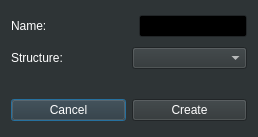
<?xml version="1.0" encoding="UTF-8"?>
<ui version="4.0">
 <class>AddDataStructure</class>
 <widget class="QDialog" name="AddDataStructure">
  <property name="windowModality">
   <enum>Qt::ApplicationModal</enum>
  </property>
  <property name="geometry">
   <rect>
    <x>0</x>
    <y>0</y>
    <width>258</width>
    <height>137</height>
   </rect>
  </property>
  <property name="sizePolicy">
   <sizepolicy hsizetype="Fixed" vsizetype="Fixed">
    <horstretch>0</horstretch>
    <verstretch>0</verstretch>
   </sizepolicy>
  </property>
  <property name="palette">
   <palette>
    <active>
     <colorrole role="WindowText">
      <brush brushstyle="SolidPattern">
       <color alpha="255">
        <red>255</red>
        <green>255</green>
        <blue>255</blue>
       </color>
      </brush>
     </colorrole>
     <colorrole role="Button">
      <brush brushstyle="SolidPattern">
       <color alpha="255">
        <red>46</red>
        <green>52</green>
        <blue>54</blue>
       </color>
      </brush>
     </colorrole>
     <colorrole role="Light">
      <brush brushstyle="SolidPattern">
       <color alpha="255">
        <red>69</red>
        <green>78</green>
        <blue>81</blue>
       </color>
      </brush>
     </colorrole>
     <colorrole role="Midlight">
      <brush brushstyle="SolidPattern">
       <color alpha="255">
        <red>57</red>
        <green>65</green>
        <blue>67</blue>
       </color>
      </brush>
     </colorrole>
     <colorrole role="Dark">
      <brush brushstyle="SolidPattern">
       <color alpha="255">
        <red>23</red>
        <green>26</green>
        <blue>27</blue>
       </color>
      </brush>
     </colorrole>
     <colorrole role="Mid">
      <brush brushstyle="SolidPattern">
       <color alpha="255">
        <red>30</red>
        <green>34</green>
        <blue>36</blue>
       </color>
      </brush>
     </colorrole>
     <colorrole role="Text">
      <brush brushstyle="SolidPattern">
       <color alpha="255">
        <red>255</red>
        <green>255</green>
        <blue>255</blue>
       </color>
      </brush>
     </colorrole>
     <colorrole role="BrightText">
      <brush brushstyle="SolidPattern">
       <color alpha="255">
        <red>255</red>
        <green>255</green>
        <blue>255</blue>
       </color>
      </brush>
     </colorrole>
     <colorrole role="ButtonText">
      <brush brushstyle="SolidPattern">
       <color alpha="255">
        <red>255</red>
        <green>255</green>
        <blue>255</blue>
       </color>
      </brush>
     </colorrole>
     <colorrole role="Base">
      <brush brushstyle="SolidPattern">
       <color alpha="255">
        <red>0</red>
        <green>0</green>
        <blue>0</blue>
       </color>
      </brush>
     </colorrole>
     <colorrole role="Window">
      <brush brushstyle="SolidPattern">
       <color alpha="255">
        <red>46</red>
        <green>52</green>
        <blue>54</blue>
       </color>
      </brush>
     </colorrole>
     <colorrole role="Shadow">
      <brush brushstyle="SolidPattern">
       <color alpha="255">
        <red>0</red>
        <green>0</green>
        <blue>0</blue>
       </color>
      </brush>
     </colorrole>
     <colorrole role="AlternateBase">
      <brush brushstyle="SolidPattern">
       <color alpha="255">
        <red>23</red>
        <green>26</green>
        <blue>27</blue>
       </color>
      </brush>
     </colorrole>
     <colorrole role="ToolTipBase">
      <brush brushstyle="SolidPattern">
       <color alpha="255">
        <red>255</red>
        <green>255</green>
        <blue>220</blue>
       </color>
      </brush>
     </colorrole>
     <colorrole role="ToolTipText">
      <brush brushstyle="SolidPattern">
       <color alpha="255">
        <red>0</red>
        <green>0</green>
        <blue>0</blue>
       </color>
      </brush>
     </colorrole>
    </active>
    <inactive>
     <colorrole role="WindowText">
      <brush brushstyle="SolidPattern">
       <color alpha="255">
        <red>255</red>
        <green>255</green>
        <blue>255</blue>
       </color>
      </brush>
     </colorrole>
     <colorrole role="Button">
      <brush brushstyle="SolidPattern">
       <color alpha="255">
        <red>46</red>
        <green>52</green>
        <blue>54</blue>
       </color>
      </brush>
     </colorrole>
     <colorrole role="Light">
      <brush brushstyle="SolidPattern">
       <color alpha="255">
        <red>69</red>
        <green>78</green>
        <blue>81</blue>
       </color>
      </brush>
     </colorrole>
     <colorrole role="Midlight">
      <brush brushstyle="SolidPattern">
       <color alpha="255">
        <red>57</red>
        <green>65</green>
        <blue>67</blue>
       </color>
      </brush>
     </colorrole>
     <colorrole role="Dark">
      <brush brushstyle="SolidPattern">
       <color alpha="255">
        <red>23</red>
        <green>26</green>
        <blue>27</blue>
       </color>
      </brush>
     </colorrole>
     <colorrole role="Mid">
      <brush brushstyle="SolidPattern">
       <color alpha="255">
        <red>30</red>
        <green>34</green>
        <blue>36</blue>
       </color>
      </brush>
     </colorrole>
     <colorrole role="Text">
      <brush brushstyle="SolidPattern">
       <color alpha="255">
        <red>255</red>
        <green>255</green>
        <blue>255</blue>
       </color>
      </brush>
     </colorrole>
     <colorrole role="BrightText">
      <brush brushstyle="SolidPattern">
       <color alpha="255">
        <red>255</red>
        <green>255</green>
        <blue>255</blue>
       </color>
      </brush>
     </colorrole>
     <colorrole role="ButtonText">
      <brush brushstyle="SolidPattern">
       <color alpha="255">
        <red>255</red>
        <green>255</green>
        <blue>255</blue>
       </color>
      </brush>
     </colorrole>
     <colorrole role="Base">
      <brush brushstyle="SolidPattern">
       <color alpha="255">
        <red>0</red>
        <green>0</green>
        <blue>0</blue>
       </color>
      </brush>
     </colorrole>
     <colorrole role="Window">
      <brush brushstyle="SolidPattern">
       <color alpha="255">
        <red>46</red>
        <green>52</green>
        <blue>54</blue>
       </color>
      </brush>
     </colorrole>
     <colorrole role="Shadow">
      <brush brushstyle="SolidPattern">
       <color alpha="255">
        <red>0</red>
        <green>0</green>
        <blue>0</blue>
       </color>
      </brush>
     </colorrole>
     <colorrole role="AlternateBase">
      <brush brushstyle="SolidPattern">
       <color alpha="255">
        <red>23</red>
        <green>26</green>
        <blue>27</blue>
       </color>
      </brush>
     </colorrole>
     <colorrole role="ToolTipBase">
      <brush brushstyle="SolidPattern">
       <color alpha="255">
        <red>255</red>
        <green>255</green>
        <blue>220</blue>
       </color>
      </brush>
     </colorrole>
     <colorrole role="ToolTipText">
      <brush brushstyle="SolidPattern">
       <color alpha="255">
        <red>0</red>
        <green>0</green>
        <blue>0</blue>
       </color>
      </brush>
     </colorrole>
    </inactive>
    <disabled>
     <colorrole role="WindowText">
      <brush brushstyle="SolidPattern">
       <color alpha="255">
        <red>23</red>
        <green>26</green>
        <blue>27</blue>
       </color>
      </brush>
     </colorrole>
     <colorrole role="Button">
      <brush brushstyle="SolidPattern">
       <color alpha="255">
        <red>46</red>
        <green>52</green>
        <blue>54</blue>
       </color>
      </brush>
     </colorrole>
     <colorrole role="Light">
      <brush brushstyle="SolidPattern">
       <color alpha="255">
        <red>69</red>
        <green>78</green>
        <blue>81</blue>
       </color>
      </brush>
     </colorrole>
     <colorrole role="Midlight">
      <brush brushstyle="SolidPattern">
       <color alpha="255">
        <red>57</red>
        <green>65</green>
        <blue>67</blue>
       </color>
      </brush>
     </colorrole>
     <colorrole role="Dark">
      <brush brushstyle="SolidPattern">
       <color alpha="255">
        <red>23</red>
        <green>26</green>
        <blue>27</blue>
       </color>
      </brush>
     </colorrole>
     <colorrole role="Mid">
      <brush brushstyle="SolidPattern">
       <color alpha="255">
        <red>30</red>
        <green>34</green>
        <blue>36</blue>
       </color>
      </brush>
     </colorrole>
     <colorrole role="Text">
      <brush brushstyle="SolidPattern">
       <color alpha="255">
        <red>23</red>
        <green>26</green>
        <blue>27</blue>
       </color>
      </brush>
     </colorrole>
     <colorrole role="BrightText">
      <brush brushstyle="SolidPattern">
       <color alpha="255">
        <red>255</red>
        <green>255</green>
        <blue>255</blue>
       </color>
      </brush>
     </colorrole>
     <colorrole role="ButtonText">
      <brush brushstyle="SolidPattern">
       <color alpha="255">
        <red>23</red>
        <green>26</green>
        <blue>27</blue>
       </color>
      </brush>
     </colorrole>
     <colorrole role="Base">
      <brush brushstyle="SolidPattern">
       <color alpha="255">
        <red>46</red>
        <green>52</green>
        <blue>54</blue>
       </color>
      </brush>
     </colorrole>
     <colorrole role="Window">
      <brush brushstyle="SolidPattern">
       <color alpha="255">
        <red>46</red>
        <green>52</green>
        <blue>54</blue>
       </color>
      </brush>
     </colorrole>
     <colorrole role="Shadow">
      <brush brushstyle="SolidPattern">
       <color alpha="255">
        <red>0</red>
        <green>0</green>
        <blue>0</blue>
       </color>
      </brush>
     </colorrole>
     <colorrole role="AlternateBase">
      <brush brushstyle="SolidPattern">
       <color alpha="255">
        <red>46</red>
        <green>52</green>
        <blue>54</blue>
       </color>
      </brush>
     </colorrole>
     <colorrole role="ToolTipBase">
      <brush brushstyle="SolidPattern">
       <color alpha="255">
        <red>255</red>
        <green>255</green>
        <blue>220</blue>
       </color>
      </brush>
     </colorrole>
     <colorrole role="ToolTipText">
      <brush brushstyle="SolidPattern">
       <color alpha="255">
        <red>0</red>
        <green>0</green>
        <blue>0</blue>
       </color>
      </brush>
     </colorrole>
    </disabled>
   </palette>
  </property>
  <property name="windowTitle">
   <string>Add data structure</string>
  </property>
  <layout class="QVBoxLayout" name="verticalLayout">
   <item>
    <layout class="QHBoxLayout" name="horizontalLayout_4">
     <item>
      <widget class="QLabel" name="label_3">
       <property name="text">
        <string>Name:</string>
       </property>
      </widget>
     </item>
     <item>
      <spacer name="horizontalSpacer">
       <property name="orientation">
        <enum>Qt::Horizontal</enum>
       </property>
       <property name="sizeHint" stdset="0">
        <size>
         <width>40</width>
         <height>20</height>
        </size>
       </property>
      </spacer>
     </item>
     <item>
      <widget class="QLineEdit" name="NameField">
       <property name="maximumSize">
        <size>
         <width>16777215</width>
         <height>16777215</height>
        </size>
       </property>
      </widget>
     </item>
    </layout>
   </item>
   <item>
    <layout class="QHBoxLayout" name="horizontalLayout_5">
     <item>
      <widget class="QLabel" name="label_4">
       <property name="text">
        <string>Structure:</string>
       </property>
      </widget>
     </item>
     <item>
      <widget class="QComboBox" name="Structure">
       <property name="maximumSize">
        <size>
         <width>16777215</width>
         <height>16777215</height>
        </size>
       </property>
      </widget>
     </item>
    </layout>
   </item>
   <item>
    <spacer name="verticalSpacer_3">
     <property name="orientation">
      <enum>Qt::Vertical</enum>
     </property>
     <property name="sizeType">
      <enum>QSizePolicy::Fixed</enum>
     </property>
     <property name="sizeHint" stdset="0">
      <size>
       <width>20</width>
       <height>20</height>
      </size>
     </property>
    </spacer>
   </item>
   <item>
    <layout class="QHBoxLayout" name="horizontalLayout">
     <item>
      <widget class="QPushButton" name="CancelButton">
       <property name="text">
        <string>Cancel</string>
       </property>
      </widget>
     </item>
     <item>
      <widget class="QPushButton" name="CreateButton">
       <property name="text">
        <string>Create</string>
       </property>
      </widget>
     </item>
    </layout>
   </item>
  </layout>
 </widget>
 <resources/>
 <connections/>
</ui>
